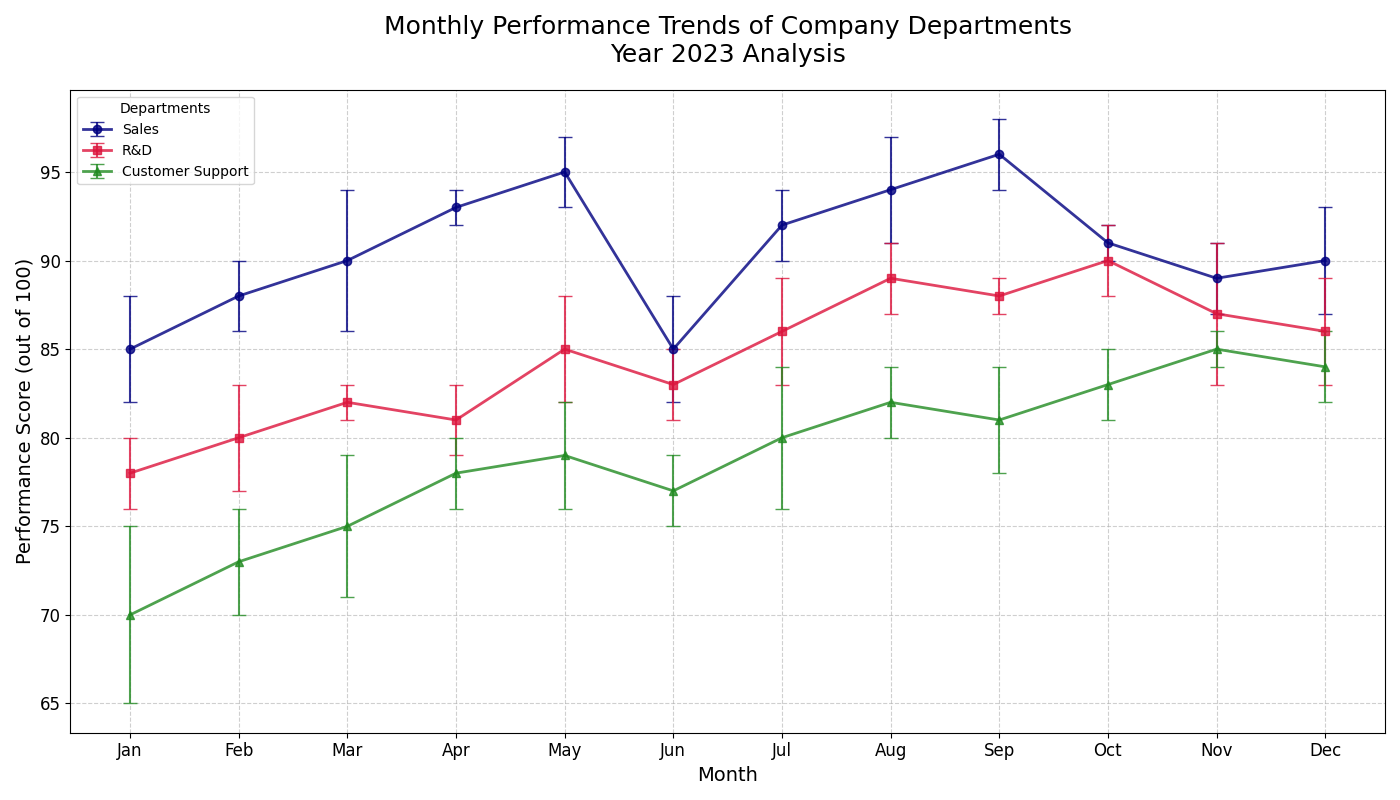

Recreate this plot in Python.
import matplotlib.pyplot as plt
import numpy as np

# Backstory: The chart showcases the performance trend of three different departments in a company over a year.
# Departments: Sales, Research & Development (R&D), and Customer Support
# Task: Create data and a line chart to depict the monthly performance of each department, with variations in their performance (error).

# Define months and performance data for each department
months = np.array(['Jan', 'Feb', 'Mar', 'Apr', 'May', 'Jun', 
                   'Jul', 'Aug', 'Sep', 'Oct', 'Nov', 'Dec'])

# Performance data (scores out of 100) for each department over the year
sales_performance = np.array([85, 88, 90, 93, 95, 85, 92, 94, 96, 91, 89, 90])
rnd_performance = np.array([78, 80, 82, 81, 85, 83, 86, 89, 88, 90, 87, 86])
cust_support_performance = np.array([70, 73, 75, 78, 79, 77, 80, 82, 81, 83, 85, 84])

# Variability (error) data for each department
sales_error = np.array([3, 2, 4, 1, 2, 3, 2, 3, 2, 1, 2, 3])
rnd_error = np.array([2, 3, 1, 2, 3, 2, 3, 2, 1, 2, 4, 3])
cust_support_error = np.array([5, 3, 4, 2, 3, 2, 4, 2, 3, 2, 1, 2])

# Setup the plot figure
plt.figure(figsize=(14, 8))

# Plot performance trends for each department with error bars
plt.errorbar(months, sales_performance, yerr=sales_error, fmt='-o', label='Sales',
             color='navy', linestyle='-', linewidth=2, capsize=5, elinewidth=1.5, alpha=0.8)
plt.errorbar(months, rnd_performance, yerr=rnd_error, fmt='-s', label='R&D',
             color='crimson', linestyle='-', linewidth=2, capsize=5, elinewidth=1.5, alpha=0.8)
plt.errorbar(months, cust_support_performance, yerr=cust_support_error, fmt='-^', label='Customer Support',
             color='forestgreen', linestyle='-', linewidth=2, capsize=5, elinewidth=1.5, alpha=0.8)

# Add titles and labels
plt.title("Monthly Performance Trends of Company Departments\nYear 2023 Analysis", fontsize=18, pad=20)
plt.xlabel("Month", fontsize=14)
plt.ylabel("Performance Score (out of 100)", fontsize=14)

# Display a legend
plt.legend(loc='upper left', title='Departments')

# Grid and aesthetic improvements
plt.grid(True, linestyle='--', alpha=0.6)
plt.xticks(fontsize=12)
plt.yticks(fontsize=12)

# Adjust layout to prevent overlap
plt.tight_layout()

# Show the plot
plt.show()
